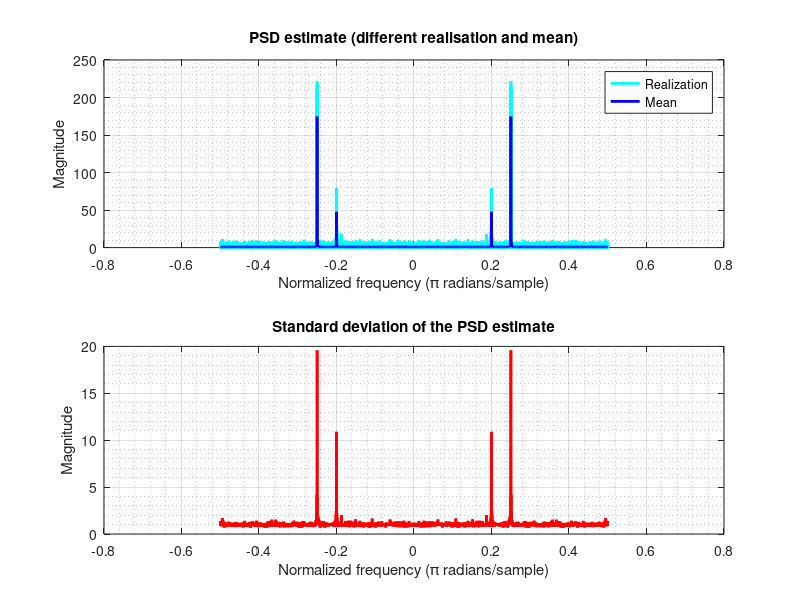

MATLAB code for this plot:
%% Task 1.3.b Correlation Estimation
% This task is to generate the PSD estimate of several realisations of a
% random process.
% Author: Junyu Yan
%--------------------------------------------------------------------------

clc;clear;close all;
%% Initialization
% The signal length
nSample = 2048;
% The normalized signal frequency
fs = 1;
% The sampling time
time = (0: nSample - 1) / fs;
% The number of realisation
nRe = 100;
% The frequency of sinusoidal signal
f_sine = [0.2, 0.25];
% The amplitude of sinusoidal signal
A_sin = [0.3, 0.6];
% The psd matrix of all realisation
psd_matrix = [];

%% Calculate the psd estimate and plot
subplot(2,1,1);
for iRe = 1:nRe
    % The noisy sinusoidal signal
    noisySin = A_sin(1)*sin(2*pi*f_sine(1)*time)+A_sin(2)*sin(2*pi*f_sine(2)*time)+wgn(1,nSample,0);
    [ACF_sin, lag_sin] = xcorr(noisySin,'biased');
    %Calculate the PSD
    psd_sin = real(fftshift(fft(ifftshift(ACF_sin))));
    % The normalized frequency with respect to ACF
    f_sin = lag_sin ./ (2 * nSample) * fs;
    F1=plot(f_sin,psd_sin,'c','linewidth',2);
    hold on;
    psd_matrix = [psd_matrix;psd_sin];
end
psd_mean = mean(psd_matrix);
F2=plot(f_sin,psd_mean,'b','linewidth',2);
grid on; grid minor;
title('PSD estimate (different realisation and mean)');
xlabel('Normalized frequency (\pi radians/sample)');
ylabel('Magnitude');
legend([F1,F2],'Realization','Mean');

%% The standard deviation
subplot(2,1,2);
psd_std = std(psd_matrix);
plot(f_sin,psd_std,'r','linewidth',2);
grid on; grid minor;
title('Standard deviation of the PSD estimate');
xlabel('Normalized frequency (\pi radians/sample)');
ylabel('Magnitude');

